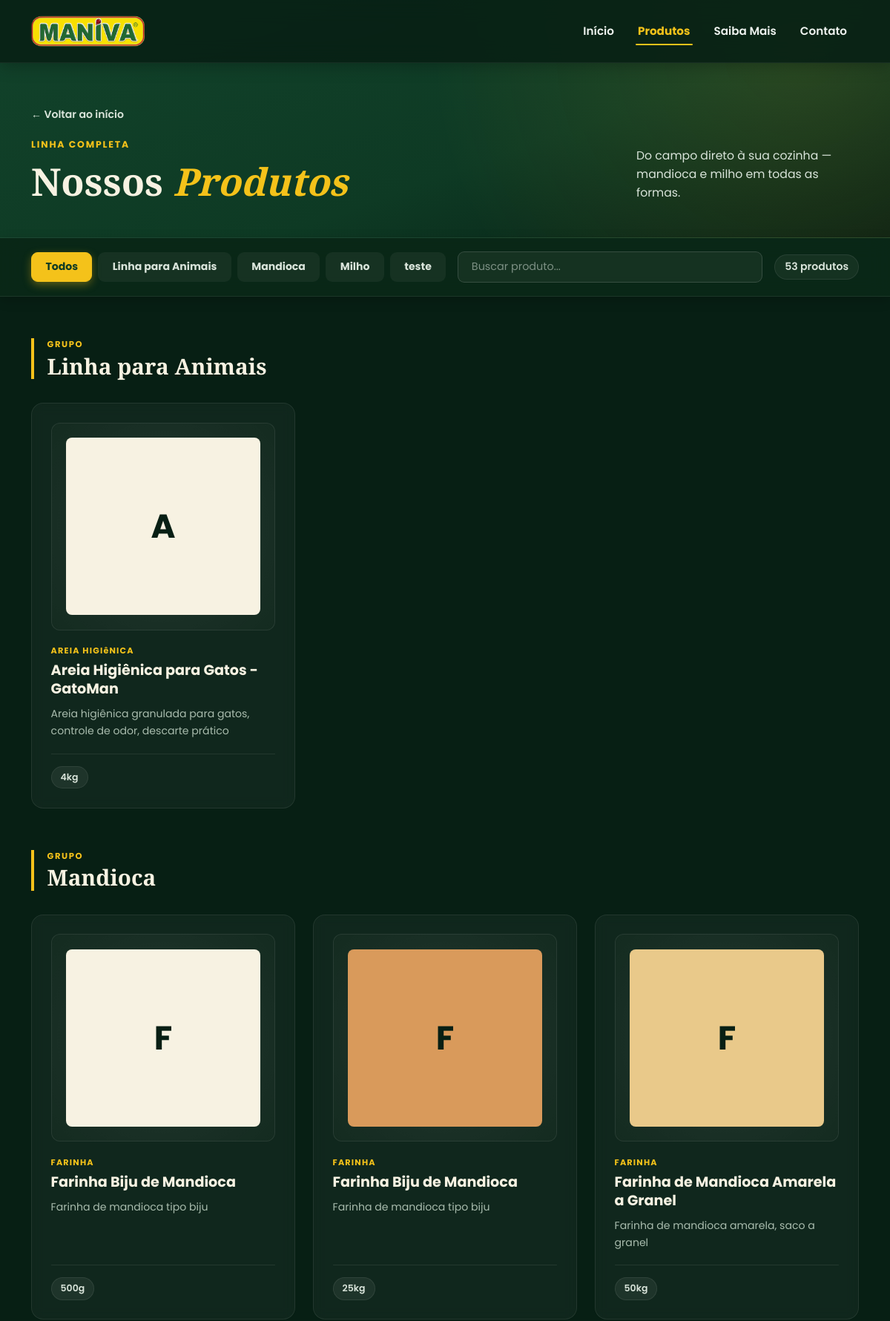
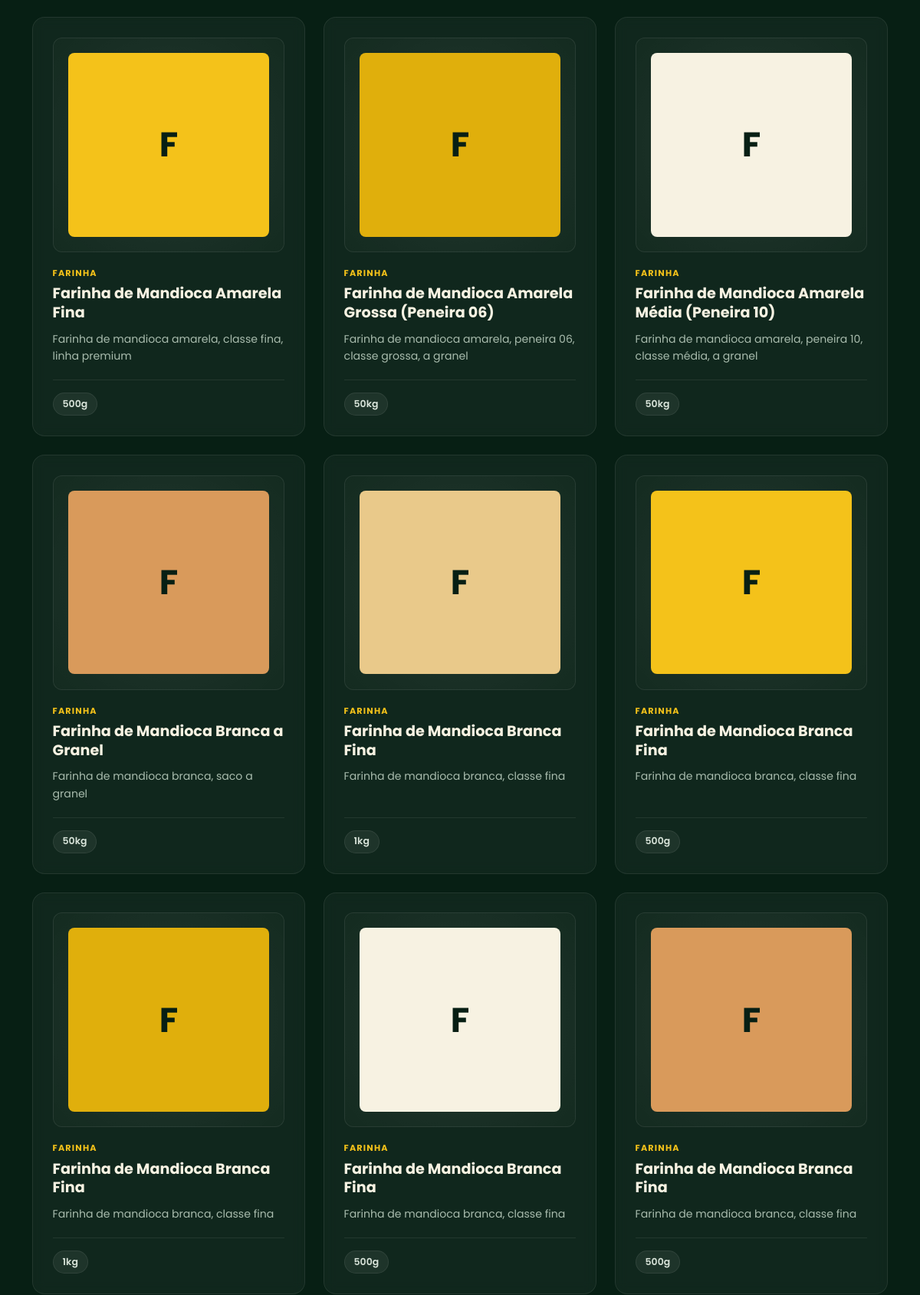
The app's page /index.php?page=produtos (upper part) with its own data (2 pictures, top to bottom).
### tables this page shows
CREATE TABLE `grupo` (
  `id` int(11) NOT NULL,
  `nome` varchar(100) NOT NULL,
  `descricao` text DEFAULT NULL
);

CREATE TABLE `produto` (
  `id` int(11) NOT NULL,
  `nome` varchar(150) NOT NULL,
  `descricao` text DEFAULT NULL,
  `imagem_url` varchar(255) DEFAULT NULL,
  `peso` varchar(20) NOT NULL,
  `tipo_embalagem` varchar(60) NOT NULL,
  `disponivel` tinyint(1) NOT NULL DEFAULT 1
);

CREATE TABLE `categoria` (
  `id` int(11) NOT NULL,
  `grupo_id` int(11) NOT NULL,
  `nome` varchar(100) NOT NULL,
  `descricao` text DEFAULT NULL
);

### templates/funcoes.php (called while the page is built)
<?php
function buscarGrupos(PDO $pdo): array
{
    $stmt = $pdo->query("SELECT * FROM grupo ORDER BY nome");
    return $stmt->fetchAll(PDO::FETCH_ASSOC);
}
function buscarProdutosPorGrupo(PDO $pdo, int $grupoId): array
{
    $sql = "SELECT DISTINCT p.*
            FROM produto p
            INNER JOIN produto_categoria pc ON pc.produto_id = p.id
            INNER JOIN categoria c ON c.id = pc.categoria_id
            WHERE c.grupo_id = :grupo_id
              AND p.disponivel = 1
            ORDER BY p.nome";
    $stmt = $pdo->prepare($sql);
    $stmt->execute(['grupo_id' => $grupoId]);
    return $stmt->fetchAll(PDO::FETCH_ASSOC);
}
function buscarCategoriasDoProduto(PDO $pdo, int $produtoId): array
{
    $sql = "SELECT c.*
            FROM categoria c
            INNER JOIN produto_categoria pc ON pc.categoria_id = c.id
            WHERE pc.produto_id = :produto_id
            ORDER BY c.nome";
    $stmt = $pdo->prepare($sql);
    $stmt->execute(['produto_id' => $produtoId]);
    return $stmt->fetchAll(PDO::FETCH_ASSOC);
}
function buscarVariacoesDoProduto(PDO $pdo, int $produtoId): array
{
    $sql = "SELECT id, nome, peso, tipo_embalagem
            FROM produto
            WHERE id = :produto_id
              AND disponivel = 1";
    $stmt = $pdo->prepare($sql);
    $stmt->execute(['produto_id' => $produtoId]);
    return $stmt->fetchAll(PDO::FETCH_ASSOC);
}
function contarProdutosDisponiveis(PDO $pdo): int
{
    $stmt = $pdo->query("SELECT COUNT(*) FROM produto WHERE disponivel = 1");
    return (int) $stmt->fetchColumn();
}

### pages/produtos.php (the view, shortened to what this page needs)
<?php
require_once 'templates/funcoes.php';
$grupos = buscarGrupos($pdo);
$coresFallback = ['#f7f2e2', '#d99a5b', '#e9c98a', '#f4c21a', '#e0af0c'];
$totalProdutos = contarProdutosDisponiveis($pdo);
?>
<header class="produtos-header">
    <div class="container">
        <a href="index.php?page=home" class="voltar-link">← Voltar ao início</a>
        <div class="row align-items-end mt-3">
            <div class="col-lg-8">
                <span class="produtos-eyebrow">LINHA COMPLETA</span>
                <h1 class="produtos-title">Nossos <em>Produtos</em></h1>
            </div>
            <div class="col-lg-4">
                <p class="produtos-subtitle ms-lg-auto mb-0">Do campo direto à sua cozinha — mandioca e milho em todas
                    as formas.</p>
            </div>
        </div>
    </div>
</header>
<div class="filtro-bar">
    <div class="container d-flex flex-wrap align-items-center gap-3">
        <div class="filtro-tabs">
            <button type="button" class="filtro-tab active" data-filtro="todos"
                onclick="filtrarCategoria('todos', this)">Todos</button>
            <?php foreach ($grupos as $grupo): ?>
                <?php $slugGrupo = strtolower($grupo['nome']); ?>
                <button type="button" class="filtro-tab" data-filtro="<?= htmlspecialchars($slugGrupo) ?>"
                    onclick="filtrarCategoria('<?= htmlspecialchars($slugGrupo) ?>', this)">
                    <?= htmlspecialchars($grupo['nome']) ?>
                </button>
            <?php endforeach; ?>
        </div>
        <input type="text" id="buscaProduto" class="filtro-busca flex-grow-1" placeholder="Buscar produto..."
            oninput="filtrarBusca()" style="min-width:200px; max-width:520px;">
        <span class="filtro-contador ms-auto" id="contadorProdutos"><?= $totalProdutos ?> produtos</span>
    </div>
</div>
<main class="container pb-5">
    <?php foreach ($grupos as $grupo): ?>
        <?php
            $slugGrupo = strtolower($grupo['nome']);
            $produtos = buscarProdutosPorGrupo($pdo, $grupo['id']);
            if (empty($produtos)) continue;
        ?>
        <section class="grupo-secao" data-grupo="<?= htmlspecialchars($slugGrupo) ?>">
            <div class="grupo-titulo-wrap">
                <div>
                    <span class="grupo-label">GRUPO</span>
                    <h2 class="grupo-titulo"><?= htmlspecialchars($grupo['nome']) ?></h2>
                </div>
            </div>
            <div class="row g-4">
                <?php foreach ($produtos as $i => $produto): ?>
                    <?php
                        $categorias = buscarCategoriasDoProduto($pdo, (int) $produto['id']);
                        $categoriaNome = $categorias[0]['nome'] ?? $grupo['nome'];
                        $variacoes = buscarVariacoesDoProduto($pdo, (int) $produto['id']);
                        $tamanhos = array_map(fn($v) => $v['peso'], $variacoes);
                        $tamanhosTexto = implode(' | ', $tamanhos);
                        $temImagem = !empty($produto['imagem_url']);
                        $corFallback = $coresFallback[$i % count($coresFallback)];
                    ?>
                    <div class="col-md-6 col-lg-4 produto-item"
                        data-categoria="<?= htmlspecialchars($slugGrupo) ?>"
                        data-nome="<?= htmlspecialchars(strtolower($produto['nome'])) ?>">
                        <div class="produto-card">
                            <div class="produto-img-wrap">
                                <?php if ($temImagem): ?>
                                    <img src="arquivos/<?= htmlspecialchars($produto['imagem_url']) ?>"
                                         alt="<?= htmlspecialchars($produto['nome']) ?>"
                                         class="produto-img"
                                         loading="lazy">
                                <?php else: ?>
                                    <div class="produto-fallback" style="background:<?= $corFallback ?>;">
                                        <span><?= htmlspecialchars(mb_substr($produto['nome'], 0, 1)) ?></span>
                                    </div>
                                <?php endif; ?>
                            </div>
                            <span class="produto-categoria"><?= htmlspecialchars(strtoupper($categoriaNome)) ?></span>
                            <h3 class="produto-nome"><?= htmlspecialchars($produto['nome']) ?></h3>
                            <p class="produto-desc"><?= htmlspecialchars($produto['descricao']) ?></p>
                            <div class="produto-rodape">
                                <span class="produto-tamanho"><?= htmlspecialchars($tamanhosTexto) ?></span>
                            </div>
                        </div>
                    </div>
                <?php endforeach; ?>
            </div>
        </section>
    <?php endforeach; ?>
</main>

### records on screen
grupo: nome "Linha para Animais"
grupo: nome "Mandioca"
grupo: nome "Milho"
grupo: nome "teste"
produto: nome "A", categoria.nome "AREIA HIGIêNICA", nome "Areia Higiênica para Gatos - GatoMan", descricao "Areia higiênica granulada para gatos, controle de odor, descarte prático", peso "4kg"
produto: nome "F", categoria.nome "FARINHA", nome "Farinha Biju de Mandioca", descricao "Farinha de mandioca tipo biju", peso "500g"
produto: nome "F", categoria.nome "FARINHA", nome "Farinha Biju de Mandioca", descricao "Farinha de mandioca tipo biju", peso "25kg"
produto: nome "F", categoria.nome "FARINHA", nome "Farinha de Mandioca Amarela a Granel", descricao "Farinha de mandioca amarela, saco a granel", peso "50kg"
produto: nome "F", categoria.nome "FARINHA", nome "Farinha de Mandioca Amarela Fina", descricao "Farinha de mandioca amarela, classe fina, linha premium", peso "500g"
produto: nome "F", categoria.nome "FARINHA", nome "Farinha de Mandioca Amarela Grossa (Peneira 06)", descricao "Farinha de mandioca amarela, peneira 06, classe grossa, a granel", peso "50kg"
produto: nome "F", categoria.nome "FARINHA", nome "Farinha de Mandioca Amarela Média (Peneira 10)", descricao "Farinha de mandioca amarela, peneira 10, classe média, a granel", peso "50kg"
produto: nome "F", categoria.nome "FARINHA", nome "Farinha de Mandioca Branca a Granel", descricao "Farinha de mandioca branca, saco a granel", peso "50kg"
produto: nome "F", categoria.nome "FARINHA", nome "Farinha de Mandioca Branca Fina", descricao "Farinha de mandioca branca, classe fina", peso "1kg"
produto: nome "F", categoria.nome "FARINHA", nome "Farinha de Mandioca Branca Fina", descricao "Farinha de mandioca branca, classe fina", peso "500g"
produto: nome "F", categoria.nome "FARINHA", nome "Farinha de Mandioca Branca Fina", descricao "Farinha de mandioca branca, classe fina", peso "1kg"
produto: nome "F", categoria.nome "FARINHA", nome "Farinha de Mandioca Branca Fina", descricao "Farinha de mandioca branca, classe fina", peso "500g"
produto: nome "F", categoria.nome "FARINHA", nome "Farinha de Mandioca Branca Fina", descricao "Farinha de mandioca branca, classe fina", peso "500g"

### other values on screen
$totalProdutos "53"
